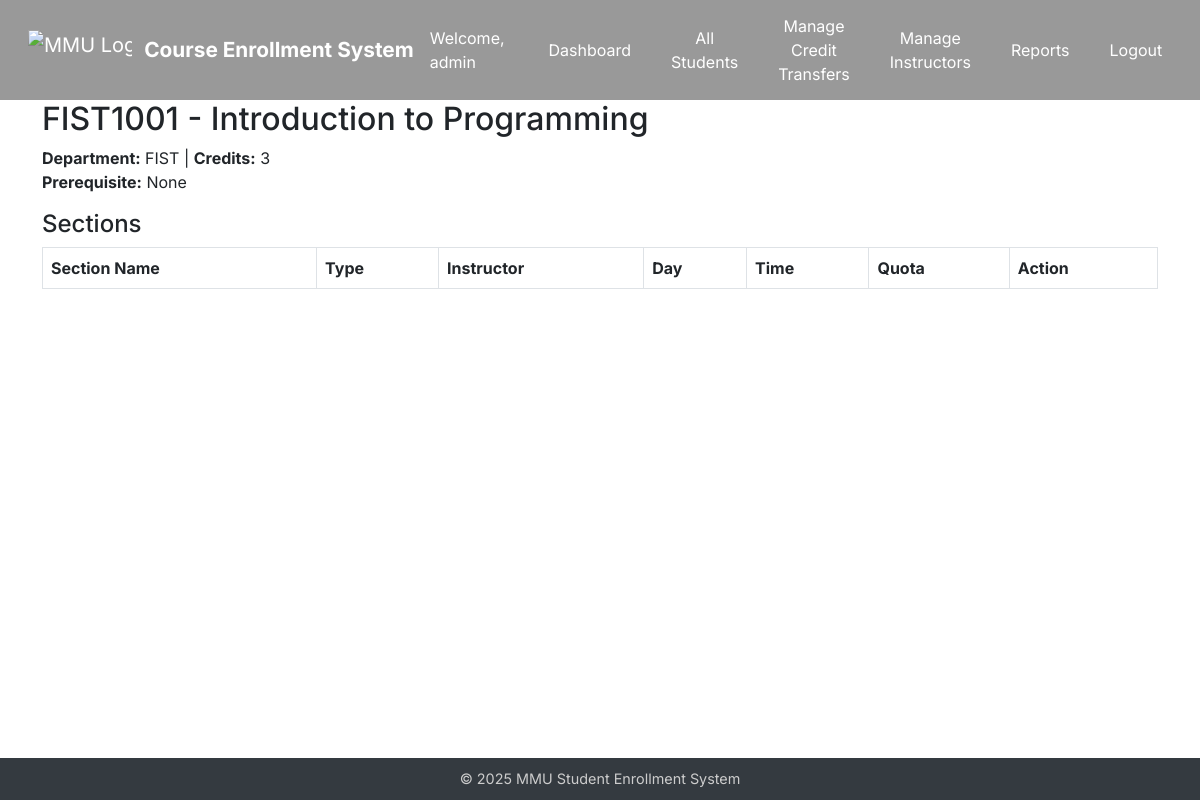
Before: /admin/admin/course/1 (signed in) with the older database file.
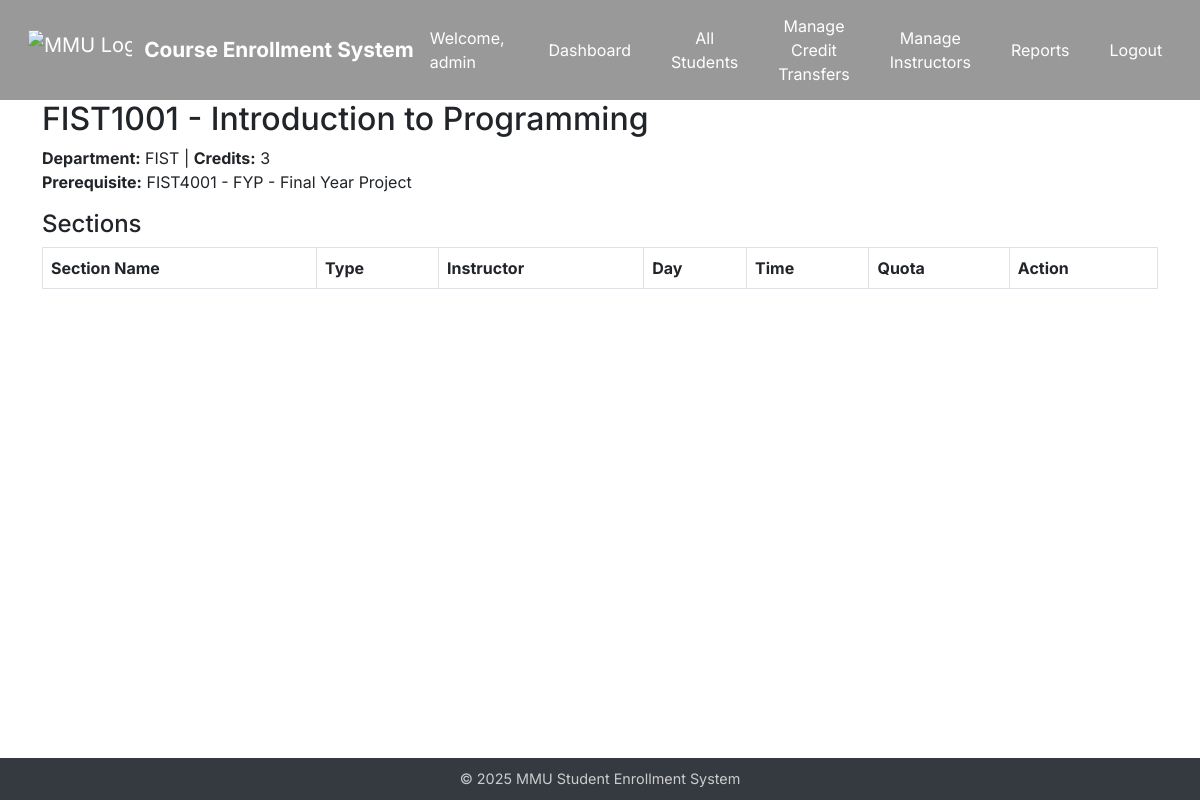
After: the same page with the newer database file.
### app/models.py (models this page shows)
class Course(db.Model):
    id = db.Column(db.Integer, primary_key=True)
    course_code = db.Column(db.String(10), unique=True)
    course_name = db.Column(db.String(128))
    description = db.Column(db.Text)
    credits = db.Column(db.Integer)
    semester = db.Column(db.String(64))
    department = db.Column(db.String(64))
    prerequisite_id = db.Column(db.Integer, db.ForeignKey('course.id'))
    prerequisite = db.relationship("Course", remote_side=[id])
    enrollments = db.relationship('Enrollment', backref='course', lazy=True)
    sections = db.relationship('Section', back_populates='course', cascade='all, delete')

### app/routes/admin.py (the view)
@admin_bp.route("/admin/course/<int:course_id>")
@login_required
def admin_course_details(course_id):
    if not current_user.is_admin:
        flash("Admin access only.", "warning")
        return redirect(url_for("admin.admin_login"))
    course = Course.query.get_or_404(course_id)
    return render_template("admin/course_details.html", course=course)

### app/models.py (called while the page is built)
    @property
    def is_admin(self):
        return True

### app/templates/admin/course_details.html (shortened to what this page needs)
{% extends "base.html" %}
{% block content %}
<h2>{{ course.course_code }} - {{ course.course_name }}</h2>
<p>
  <strong>Department:</strong> {{ course.department }} |
  <strong>Credits:</strong> {{ course.credits }}<br>
  {% if course.prerequisite %}
    <strong>Prerequisite:</strong> {{ course.prerequisite.course_code }} - {{ course.prerequisite.course_name }}
  {% else %}
    <strong>Prerequisite:</strong> None
  {% endif %}
</p>
<h4>Sections</h4>
<table class="table table-bordered">
  <thead>
    <tr>
      <th>Section Name</th>
      <th>Type</th>
      <th>Instructor</th>
      <th>Day</th>
      <th>Time</th>
      <th>Quota</th>
      <th>Action</th>
    </tr>
  </thead>
</table>
{% endblock %}

Changed rows visible on the page:
now on this page (row edited): Course: prerequisite.course_code "FIST4001", prerequisite.course_name "FYP - Final Year Project"
Other visible differences:
text no longer shown: "None"
